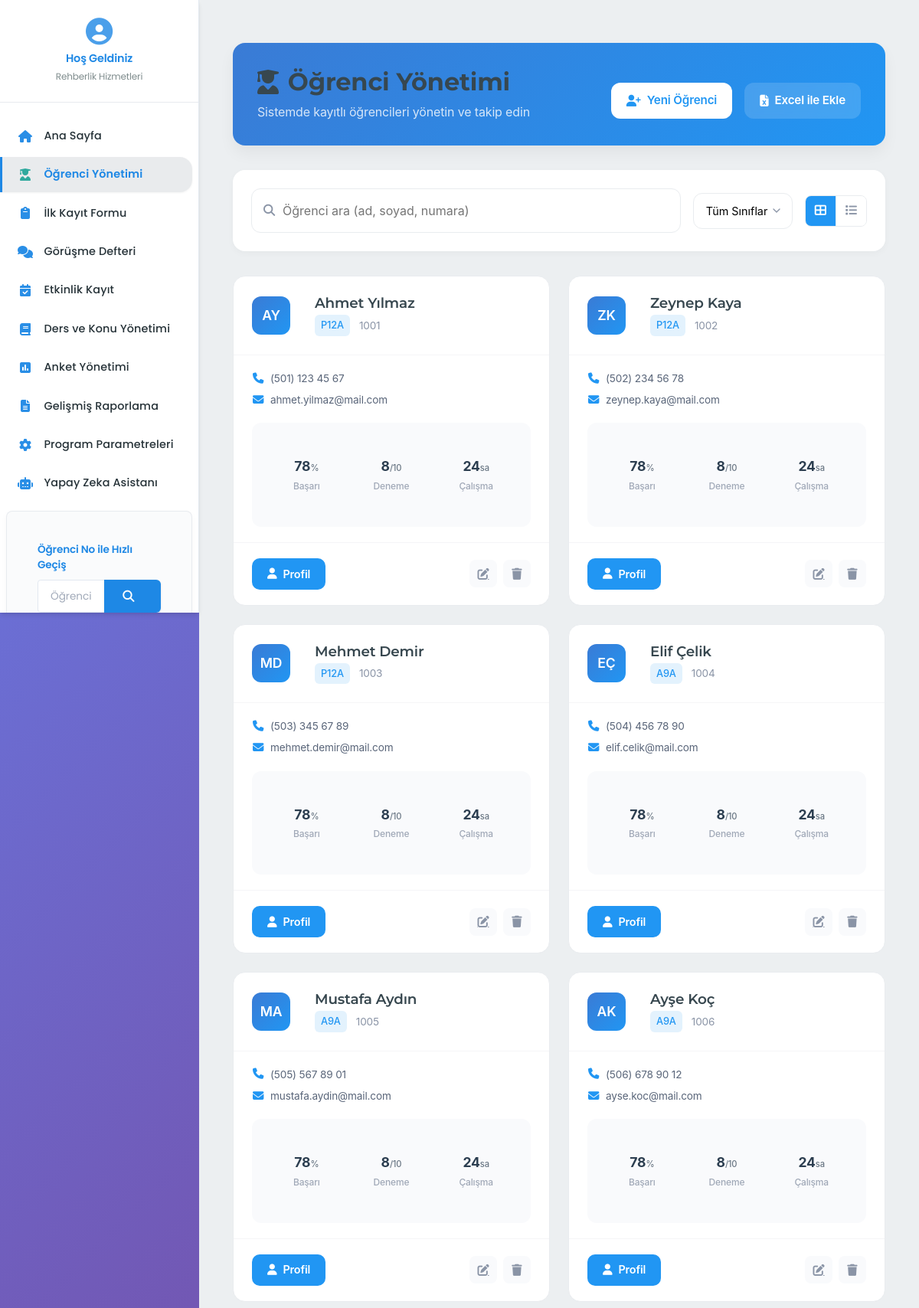
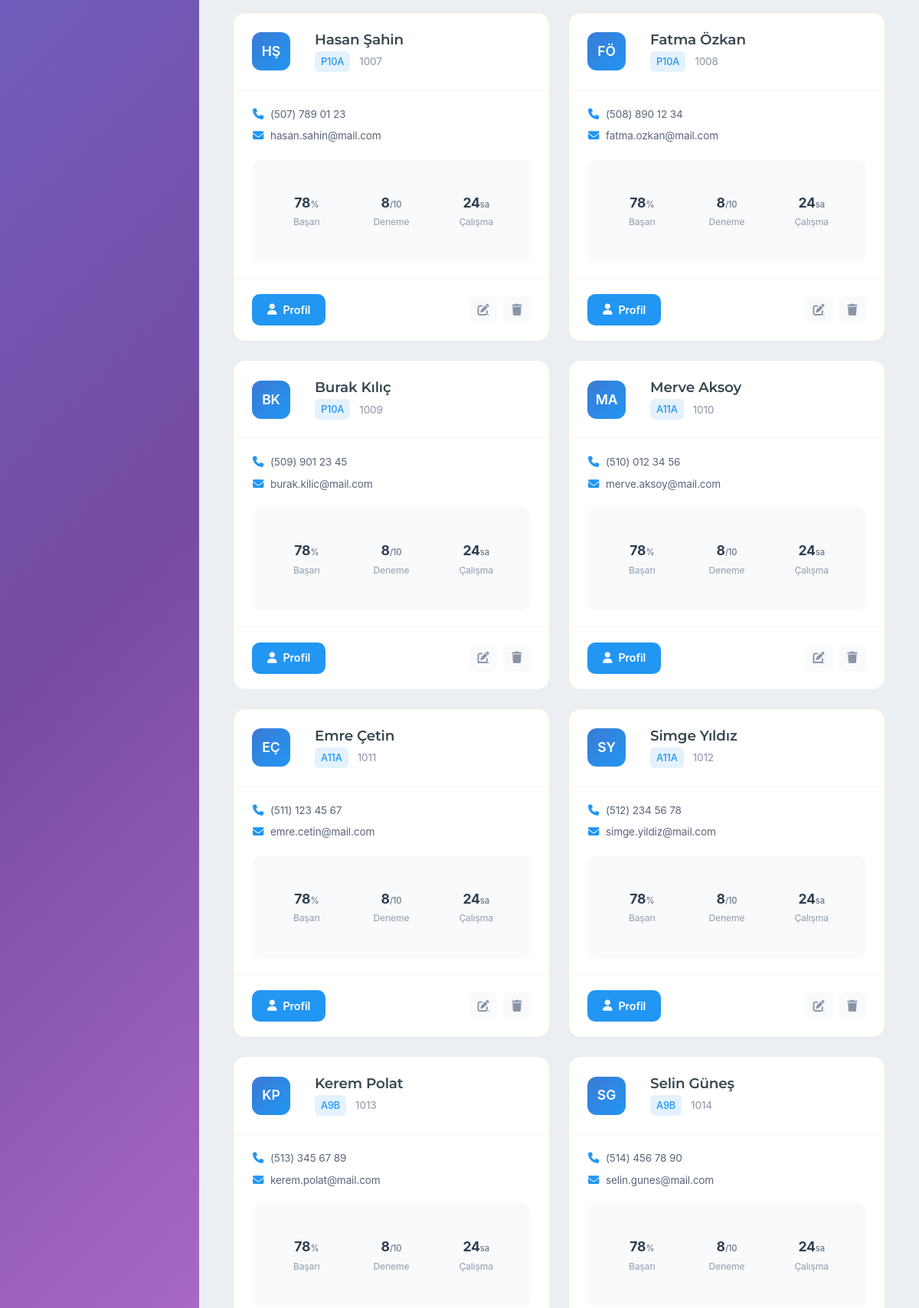
Screenshot of /ogrenci-yonetimi/ (upper part) with the database file from the repository (2 pictures, top to bottom).
### app/blueprints/ogrenci_yonetimi/models.py (models this page shows, shortened)
class Ogrenci(db.Model):
    __tablename__ = 'ogrenciler'
    __table_args__ = {'extend_existing': True}
    id = db.Column(db.Integer, primary_key=True)
    numara = db.Column(db.String(20), unique=True, nullable=False)
    ad = db.Column(db.String(50), nullable=False)
    soyad = db.Column(db.String(50), nullable=False)
    sinif = db.Column(db.String(20), nullable=False)
    cinsiyet = db.Column(db.String(10), nullable=False)
    telefon = db.Column(db.String(20), nullable=True)
    eposta = db.Column(db.String(100), nullable=True)
    ders_programlari = relationship("DersProgrami", back_populates="ogrenci", cascade="all, delete-orphan")
    ders_ilerlemeleri = relationship("DersIlerleme", back_populates="ogrenci", cascade="all, delete-orphan")
    konu_takipleri = relationship("KonuTakip", back_populates="ogrenci", cascade="all, delete-orphan")
    deneme_sonuclari = relationship("DenemeSonuc", back_populates="ogrenci", cascade="all, delete-orphan")
    anketleri = relationship("OgrenciAnket", back_populates="ogrenci", cascade="all, delete-orphan")

### app/blueprints/ogrenci_yonetimi/routes.py (the view)
@ogrenci_yonetimi_bp.route('/')
def liste():
    ogrenciler = Ogrenci.query.order_by(Ogrenci.numara).all()
    return render_template('ogrenci_yonetimi/ogrenciler.html', ogrenciler=ogrenciler)

### app/utils/session.py (called while the page is built)
def get_aktif_ogrenci():
    try:
        if 'aktif_ogrenci_id' in session:
            return Ogrenci.query.get(session['aktif_ogrenci_id'])
    except Exception:
        pass
    return None

### app/blueprints/ogrenci_yonetimi/templates/ogrenci_yonetimi/ogrenciler.html (shortened to what this page needs)
{% extends "base.html" %}
{% block content %}
<div class="student-management-container">
    <div class="dashboard-header">
        <div class="header-content">
            <div class="header-title">
                <h1><i class="fas fa-user-graduate"></i> Öğrenci Yönetimi</h1>
                <p>Sistemde kayıtlı öğrencileri yönetin ve takip edin</p>
            </div>
            <div class="header-actions">
                <a href="{{ url_for('ogrenci_yonetimi.ekle') }}" class="action-button primary">
                    <i class="fas fa-user-plus"></i>
                    <span>Yeni Öğrenci</span>
                </a>
                <a href="{{ url_for('ogrenci_yonetimi.excel_ile_ekle') }}" class="action-button secondary">
                    <i class="fas fa-file-excel"></i>
                    <span>Excel ile Ekle</span>
                </a>
            </div>
        </div>
    </div>
    <div class="search-container">
        <div class="search-wrapper">
            <div class="search-input">
                <i class="fas fa-search"></i>
                <input type="text" id="ogrenciAra" placeholder="Öğrenci ara (ad, soyad, numara)" autofocus>
            </div>
            <div class="filter-options">
                <div class="filter-item">
                    <select id="sinifFiltre">
                        <option value="">Tüm Sınıflar</option>
                    </select>
                </div>
                <div class="view-toggle">
                    <button class="toggle-button active" data-view="grid">
                        <i class="fas fa-th-large"></i>
                    </button>
                    <button class="toggle-button" data-view="list">
                        <i class="fas fa-list"></i>
                    </button>
                </div>
            </div>
        </div>
    </div>
    {% if ogrenciler %}
    <div class="students-grid" id="ogrenciKartlari">
        {% for ogrenci in ogrenciler %}
        <div class="student-card">
            <div class="student-card-inner">
                <div class="student-card-header">
                    <div class="student-info">
                        <div class="student-avatar">
                            <div class="avatar-placeholder">
                                {{ ogrenci.ad[0] }}{{ ogrenci.soyad[0] }}
                            </div>
                        </div>
                        <div class="student-details">
                            <h3>{{ ogrenci.ad }} {{ ogrenci.soyad }}</h3>
                            <div class="student-meta">
                                <span class="student-grade">{{ ogrenci.sinif }}</span>
                                <span class="student-id">{{ ogrenci.numara }}</span>
                            </div>
                        </div>
                    </div>
                </div>
                <div class="student-card-body">
                    <div class="contact-info">
                        {% if ogrenci.telefon %}
                        <div class="contact-item">
                            <i class="fas fa-phone"></i>
                            <span>{{ ogrenci.telefon|format_phone }}</span>
                        </div>
                        {% endif %}
                        {% if ogrenci.eposta %}
                        <div class="contact-item">
                            <i class="fas fa-envelope"></i>
                            <span>{{ ogrenci.eposta }}</span>
                        </div>
                        {% endif %}
                    </div>
                    <div class="student-stats">
                        <div class="stat-item">
                            <div class="stat-value">78<small>%</small></div>
                            <div class="stat-label">Başarı</div>
                        </div>
                        <div class="stat-item">
                            <div class="stat-value">8<small>/10</small></div>
                            <div class="stat-label">Deneme</div>
                        </div>
                        <div class="stat-item">
                            <div class="stat-value">24<small>sa</small></div>
                            <div class="stat-label">Çalışma</div>
                        </div>
                    </div>
                </div>
                <div class="student-card-footer">
                    <a href="{{ url_for('ogrenci_yonetimi.profil', ogrenci_id=ogrenci.id) }}" class="card-button primary">
                        <i class="fas fa-user"></i> Profil
                    </a>
                    <div class="action-buttons">
                        <a href="{{ url_for('ogrenci_yonetimi.duzenle', ogrenci_id=ogrenci.id) }}" class="action-icon edit" data-bs-toggle="tooltip" title="Düzenle">
                            <i class="fas fa-edit"></i>
                        </a>
                        <button type="button" class="action-icon delete" data-bs-toggle="modal" data-bs-target="#silModal{{ ogrenci.id }}" title="Sil">
                            <i class="fas fa-trash"></i>
                        </button>
                    </div>
                </div>
            </div>
        </div>
        {% endfor %}
    </div>
    {% endif %}
</div>
{% endblock %}

### app/static/css/styles.css (style rules this page uses)
:root { --primary-color: #2c3e50; --primary-light: #34495e; --primary-dark: #1e2a36; --secondary-color: #3498db; --secondary-light: #5dade2; --secondary-dark: #2874a6; --accent-color: #16a085; --warning-color: #f39c12; --danger-color: #c0392b; --info-color: #2980b9; --success-color: #27ae60; --light-color: #f8f9fa; --dark-color: #2c3e50; --text-color: #333333; --text-muted: #7f8c8d; --border-color: #ecf0f1; --bg-light: #f5f7f9; --bg-white: #ffffff; --bg-gradient: linear-gradient(to right, var(--primary-color), var(--primary-dark)); --shadow-sm: 0 2px 4px rgba(0, 0, 0, 0.05); --shadow-md: 0 4px 6px -1px rgba(0, 0, 0, 0.1), 0 2px 4px -1px rgba(0, 0, 0, 0.06); --shadow-lg: 0 10px 15px -3px rgba(0, 0, 0, 0.1), 0 4px 6px -2px rgba(0, 0, 0, 0.05); --radius-sm: 0.25rem; --radius-md: 0.5rem; --radius-lg: 0.75rem; --radius-xl: 1rem; --transition: all 0.2s ease; --card-shadow: 0 4px 6px -1px rgba(0, 0, 0, 0.1), 0 2px 4px -1px rgba(0, 0, 0, 0.06); --card-shadow-hover: 0 10px 15px -3px rgba(0, 0, 0, 0.1), 0 4px 6px -2px rgba(0, 0, 0, 0.05); --sidebar-width: 260px; --sidebar-collapsed-width: 70px; --header-height: 60px; --border-radius: 0.5rem; --transition-smooth: all 0.25s cubic-bezier(0.4, 0, 0.2, 1); }
body { font-family: 'Inter', system-ui, -apple-system, 'Segoe UI', Helvetica, Arial, sans-serif; color: var(--text-color); background-color: var(--bg-light); line-height: 1.5; font-size: 0.9rem; overflow-x: hidden; -webkit-font-smoothing: antialiased; -moz-osx-font-smoothing: grayscale; letter-spacing: -0.01em; }

### app/static/css/animations.css (style rules this page uses)
.action-icon { transition: all 0.2s ease; }

### app/static/css/minimal.css (style rules this page uses)
:root { --primary-color: #4f46e5; --primary-light: #818cf8; --primary-dark: #4338ca; --success-color: #10b981; --warning-color: #f59e0b; --danger-color: #ef4444; --info-color: #06b6d4; --text-color: #1e293b; --text-light: #64748b; --bg-white: #ffffff; --bg-light: #f8fafc; --border-color: #e2e8f0; --shadow-sm: 0 1px 3px rgba(0,0,0,.05); --shadow-md: 0 2px 6px rgba(0,0,0,.08); --shadow-lg: 0 4px 12px rgba(0,0,0,.12); --radius-sm: 0.5rem; --radius-md: 0.75rem; --radius-lg: 1rem; --transition: .2s ease; }

### app/static/css/student_tabs.css (style rules this page uses)
.student-avatar { width: 48px; height: 48px; background-color: #0d6efd; color: white; border-radius: 50%; display: flex; align-items: center; justify-content: center; margin-right: 1rem; }
.student-details { flex: 1; }
.student-meta { color: #6c757d; font-size: 0.875rem; }

### app/static/css/modern_design.css (style rules this page uses)
:root { --primary-gradient: linear-gradient(135deg, #667eea 0%, #764ba2 100%); --secondary-gradient: linear-gradient(135deg, #f093fb 0%, #f5576c 100%); --success-gradient: linear-gradient(135deg, #4facfe 0%, #00f2fe 100%); --info-gradient: linear-gradient(135deg, #43e97b 0%, #38f9d7 100%); --hero-gradient: linear-gradient(135deg, #667eea 0%, #764ba2 50%, #f093fb 100%); --card-gradient: linear-gradient(145deg, rgba(255,255,255,0.1), rgba(255,255,255,0.05)); --glass-gradient: linear-gradient(145deg, rgba(255,255,255,0.25), rgba(255,255,255,0.1)); --shadow-soft: 0 8px 32px rgba(31, 38, 135, 0.37); --shadow-medium: 0 12px 40px rgba(31, 38, 135, 0.25); --shadow-strong: 0 20px 60px rgba(31, 38, 135, 0.35); --shadow-glow: 0 0 30px rgba(102, 126, 234, 0.3); --border-radius-sm: 12px; --border-radius-md: 20px; --border-radius-lg: 32px; --border-radius-xl: 48px; --transition-smooth: all 0.4s cubic-bezier(0.25, 0.46, 0.45, 0.94); --transition-bounce: all 0.6s cubic-bezier(0.68, -0.55, 0.265, 1.55); }
body { font-family: 'Inter', -apple-system, BlinkMacSystemFont, 'Segoe UI', sans-serif; background: var(--hero-gradient); background-attachment: fixed; line-height: 1.6; font-weight: 400; color: #1a202c; overflow-x: hidden; }
.stat-item { text-align: center; }
.stat-label { font-size: 14px; color: rgba(255, 255, 255, 0.8); font-weight: 500; }

### rows the page displays
Ogrenci: ad "A", soyad "Y", ad "Ahmet", soyad "Yılmaz", sinif "P12A", numara "1001", telefon "(501) 123 45 67", eposta "ahmet.yilmaz@mail.com"
Ogrenci: ad "Z", soyad "K", ad "Zeynep", soyad "Kaya", sinif "P12A", numara "1002", telefon "(502) 234 56 78", eposta "zeynep.kaya@mail.com"
Ogrenci: ad "M", soyad "D", ad "Mehmet", soyad "Demir", sinif "P12A", numara "1003", telefon "(503) 345 67 89", eposta "mehmet.demir@mail.com"
Ogrenci: ad "E", soyad "Ç", ad "Elif", soyad "Çelik", sinif "A9A", numara "1004", telefon "(504) 456 78 90", eposta "elif.celik@mail.com"
Ogrenci: ad "M", soyad "A", ad "Mustafa", soyad "Aydın", sinif "A9A", numara "1005", telefon "(505) 567 89 01", eposta "mustafa.aydin@mail.com"
Ogrenci: ad "A", soyad "K", ad "Ayşe", soyad "Koç", sinif "A9A", numara "1006", telefon "(506) 678 90 12", eposta "ayse.koc@mail.com"
Ogrenci: ad "H", soyad "Ş", ad "Hasan", soyad "Şahin", sinif "P10A", numara "1007", telefon "(507) 789 01 23", eposta "hasan.sahin@mail.com"
Ogrenci: ad "F", soyad "Ö", ad "Fatma", soyad "Özkan", sinif "P10A", numara "1008", telefon "(508) 890 12 34", eposta "fatma.ozkan@mail.com"
Ogrenci: ad "B", soyad "K", ad "Burak", soyad "Kılıç", sinif "P10A", numara "1009", telefon "(509) 901 23 45", eposta "burak.kilic@mail.com"
Ogrenci: ad "M", soyad "A", ad "Merve", soyad "Aksoy", sinif "A11A", numara "1010", telefon "(510) 012 34 56", eposta "merve.aksoy@mail.com"
Ogrenci: ad "E", soyad "Ç", ad "Emre", soyad "Çetin", sinif "A11A", numara "1011", telefon "(511) 123 45 67", eposta "emre.cetin@mail.com"
Ogrenci: ad "S", soyad "Y", ad "Simge", soyad "Yıldız", sinif "A11A", numara "1012", telefon "(512) 234 56 78", eposta "simge.yildiz@mail.com"
Ogrenci: ad "K", soyad "P", ad "Kerem", soyad "Polat", sinif "A9B", numara "1013", telefon "(513) 345 67 89", eposta "kerem.polat@mail.com"
Ogrenci: ad "S", soyad "G", ad "Selin", soyad "Güneş", sinif "A9B", numara "1014", telefon "(514) 456 78 90", eposta "selin.gunes@mail.com"
